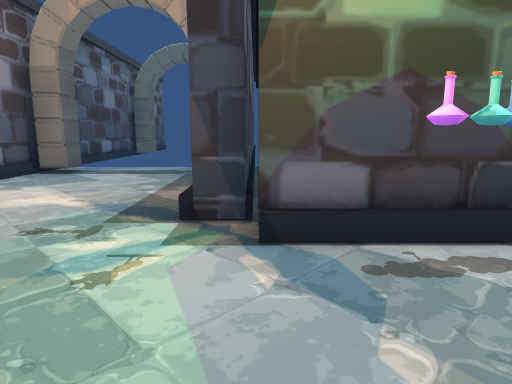
[1] (above)

23 first-person views from a walk through a 3-D level made in the Unity game engine. The camera is 1.4 m above the floor, tilts 10° down and sees 75° across. The floor is counted in squares, 1 m on a side. Each view is taken from the middle of a square. On the plan, view 1 faces up. The plan holds only what a view shows up to about 15 squares ahead; the rest is blank. The place goes on beyond the plan. The player character is not drawn. Some surface patterns are stand-ins.

[2]
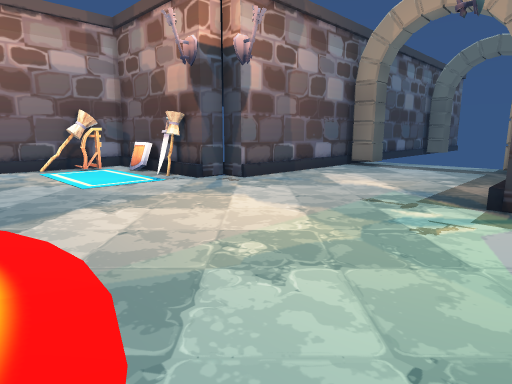

[3]
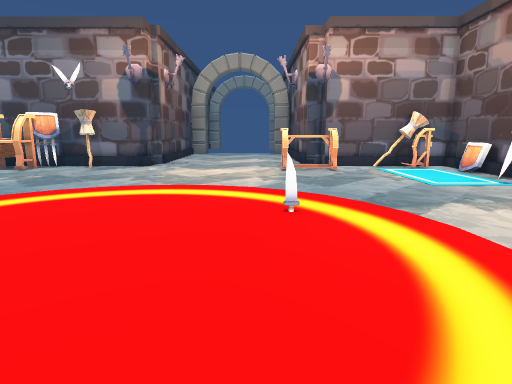

[4]
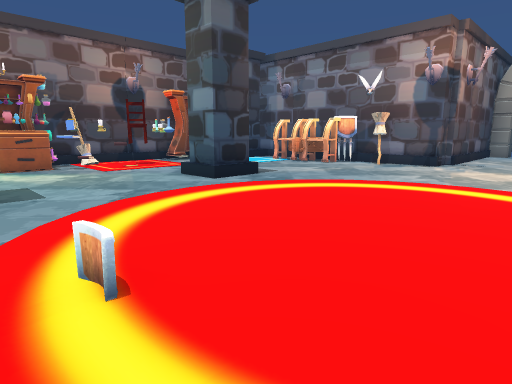

[5]
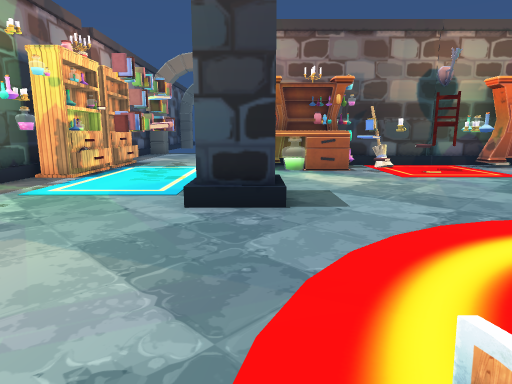

[6]
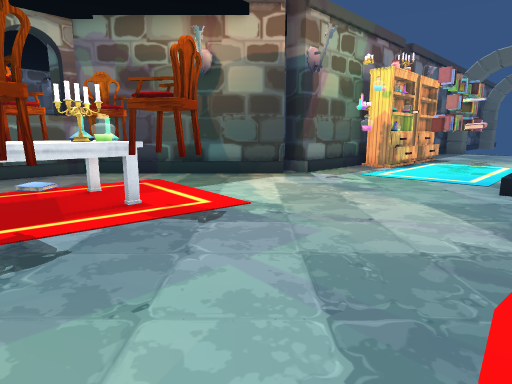

[7]
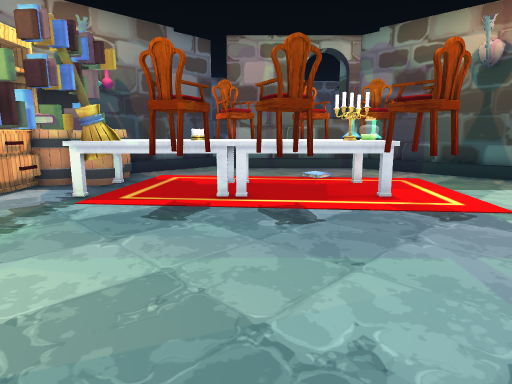

[8]
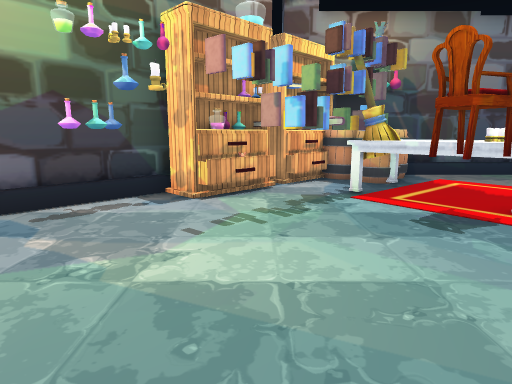

[9]
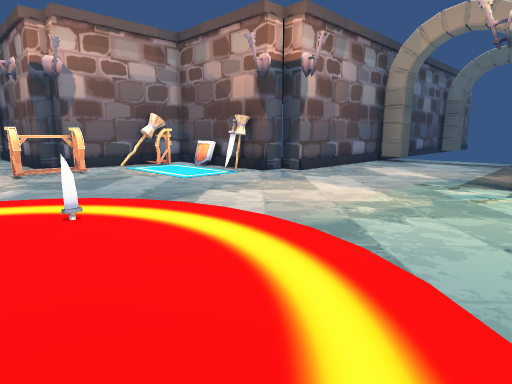

[10]
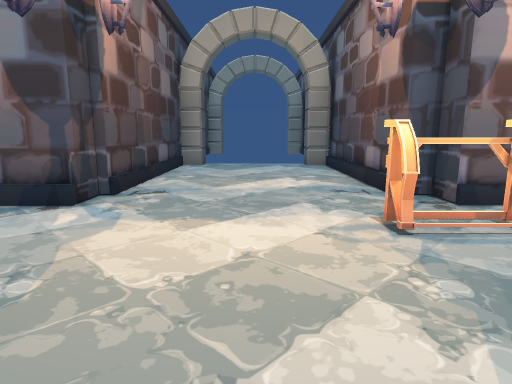

[11]
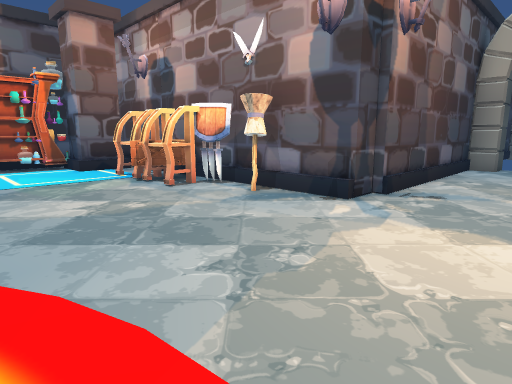

[12]
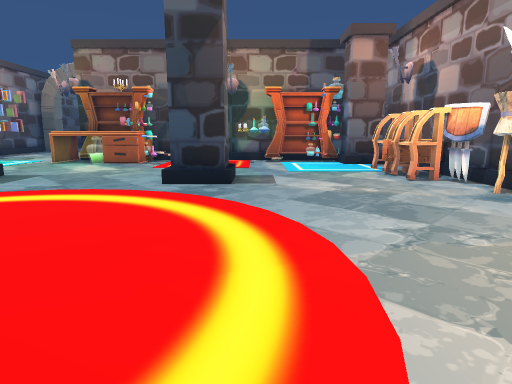

[13]
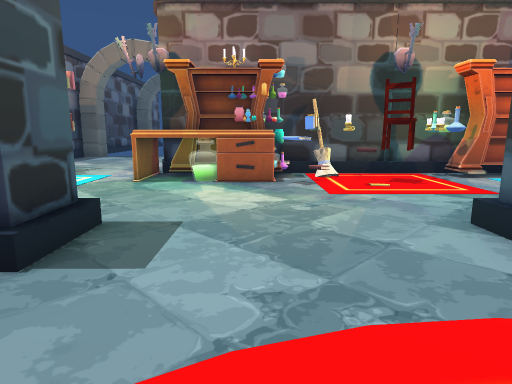

[14]
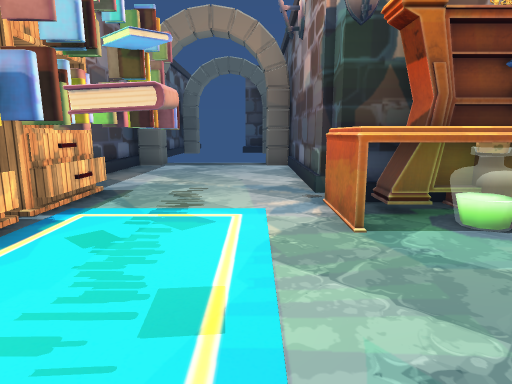

[15]
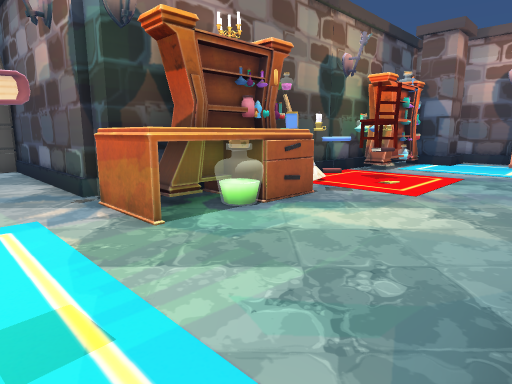

[16]
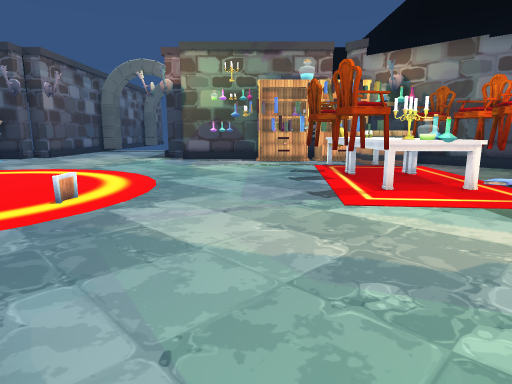

[17]
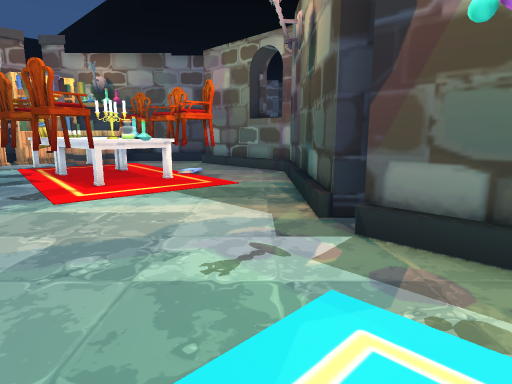

[18]
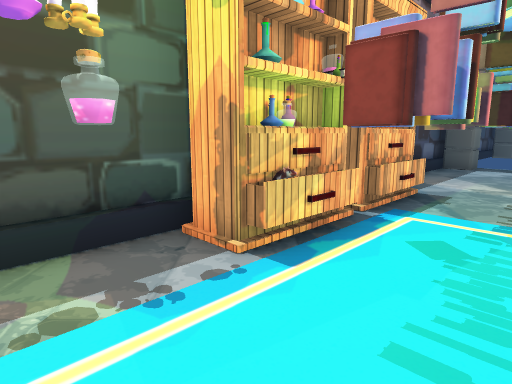

[19]
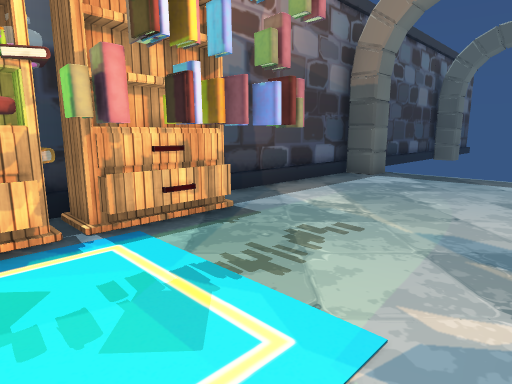

[20]
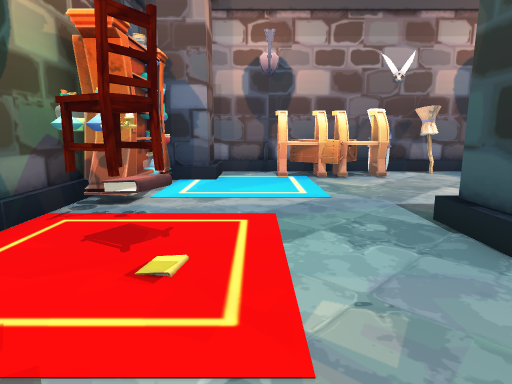

[21]
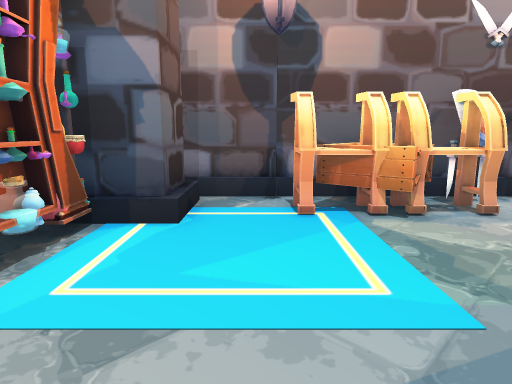

[22]
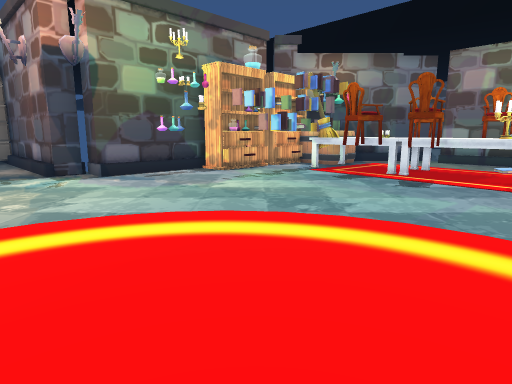

[23]
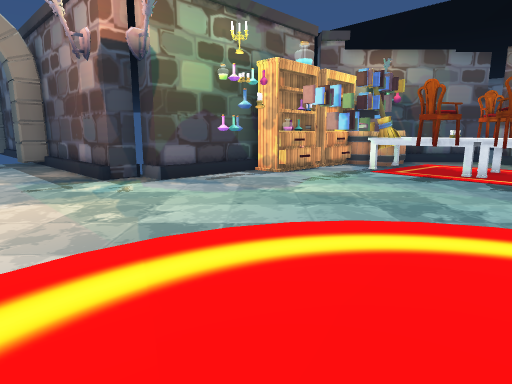

### Floor plan
Points are (right, up) in squares from view 1. A wall is a line through its corners. A room is listed if a view was taken in it or the views show most of it. See-through windows are left out.
Room 1 (views 1, 2, 3, 4, 5, 6, 7, 8, 9, 10, 11, 12, 13, 14, 15, 16, 17, 18, 19, 20, 21, 22, 23)
walls: (-14, -10.8) (-13.5, -10.9); (8.7, -12.1) (13.7, -7.1) (13.7, -1.9); (-15.5, -8.6) (-14.6, -8.6) (-14.6, -20); (9.2, -12.5) (8.5, -11.9); (-0.2, -20.9) (1.3, -20.9); (-1, 5.1) (-1, 12); (1.3, -20.7) (1.3, -21.9); (-0.2, 5.2) (-1.2, 5.2); (-10.4, 4.3) (-11.5, 4.3); (4.5, 4.3) (0, 4.3) (0, 5.2); (1.5, -21.8) (1.5, -29.1); (-9.7, -20.9) (-2.2, -20.9); (8.4, -17.5) (8.4, -12.8) (9.4, -12.8); (-14.1, 2.3) (-14.4, 1.6); (-14.2, 2.3) (-14.2, 1.5); (-14, 2.8) (-13.9, 2.2); (-14.6, 4.3) (-14.6, -1) (-15.5, -1) (-15.5, -1.7) (-23.2, -1.7); (-14.2, -20.9) (-11.7, -20.9); (14.5, -1.2) (11.4, 1.9); (-1, 11.7) (-2, 11.7) (-2, 12.8); (-22.8, -1.8) (-22.8, -2.8); (-7.9, 12.2) (-7.9, 5.2) (-8.7, 5.2) (-8.7, 4.3) (-9.5, 4.3); (-23.9, -7.4) (-22.8, -7.4) (-22.8, -8.3) (-15.4, -8.3); (-6.6, 12.8) (-6.6, 11.7) (-7.6, 11.7); (1.5, -28.7) (2.5, -28.7); (7.2, -29.8) (7.2, -28.7) (8.1, -28.7); (8.4, -29.6) (8.4, -23.2)
low walls: (-14.4, -10.5) (-14.4, -11.5); (-4.4, -20.7) (-3.2, -20.7); (0.5, -20.7) (1.3, -20.7); (4.2, 4.1) (3.5, 4.1); (-9.2, -20.7) (-4.6, -20.7); (-11.4, -20.7) (-9.9, -20.7); (-14.4, 4.3) (-14.4, 3.6); (14.3, -1.4) (12.4, 0.6)
ways out: gap at (14, -2)
objects: other object (-14, -20) to (-13, -19); other object (-14, -16) to (-13, -14); other object (-14, -13); other object (-14, -13) to (-13, -12); other object (-13, -19); other object (-13, -3) to (-13, -1); other object (-13, 2); other object (-13, 3); other object (-13, 4) to (-12, 4); other object (-12, -20); other object (-11, -20); other object (-11, -19); other object (-10, -20); other object (-10, 4); other object (-9, -20); other object (-8, -20); other object (-7, -20) to (-6, -20); other object (-7, -19); other object (-7, -14) to (-6, -13); other object (-6, -19) to (-6, -18); other object (-6, -3); other object (-5, -20); other object (-5, -18); other object (-4, -20); other object (-3, -20); other object (-3, -19); other object (-3, -18); other object (-2, -19); other object (-1, -19) to (0, -19); other object (0, -20); other object (0, -7); other object (1, -20) to (1, -19); other object (1, -14) to (2, -13); other object (2, 3); other object (3, 4); other object (4, -17) to (4, -16); other object (4, 1) to (5, 1); other object (5, -22); other object (5, -21); other object (5, -20); other object (5, -19) to (5, -18); other object (5, -17) to (5, -16); other object (5, 3) to (6, 3); other object (6, -18); other object (6, -6) to (7, -6); other object (6, -4); other object (6, -2) to (7, -1); other object (6, 1) to (7, 1); other object (7, -22) to (7, -20); other object (7, -19); other object (7, -18); other object (7, -17); other object (7, -15); other object (7, -5) to (9, -3); other object (7, -2) to (9, 0); other object (8, -19); other object (8, -6); other object (8, -5) to (9, -5); other object (8, -2); other object (8, 1); other object (8, 3) to (9, 3); other object (9, -6); other object (9, 1) to (9, 2); other object (10, -7) to (10, -6); other object (10, -5) to (10, -4); other object (10, -3) to (10, -2); other object (10, 1) to (10, 2); other object (10, 3); other object (11, 1) to (11, 2)

Where each view was taken, in squares from view 1:
view 1: 0 up, 0 right, facing up
view 2: 2 down, 0 right, facing up-left
view 3: 4 down, 0 right, facing left
view 4: 4 down, 1 right, facing down-left
view 5: 6 down, 1 right, facing down
view 6: 3 down, 1 right, facing down-right
view 7: 3 down, 0 right, facing right
view 8: 3 down, 0 right, facing up-right
view 9: 5 down, 0 right, facing up-left
view 10: 5 down, 8 left, facing left
view 11: 5 down, 8 left, facing down-left
view 12: 3 down, 8 left, facing down
view 13: 9 down, 2 left, facing down
view 14: 14 down, 3 right, facing down
view 15: 14 down, 4 right, facing down-left
view 16: 14 down, 4 right, facing up
view 17: 15 down, 4 right, facing up-right
view 18: 14 down, 4 right, facing down-right
view 19: 18 down, 2 right, facing down-right
view 20: 17 down, 2 left, facing left
view 21: 17 down, 7 left, facing left
view 22: 7 down, 4 left, facing up-right
view 23: 5 down, 5 left, facing up-right
